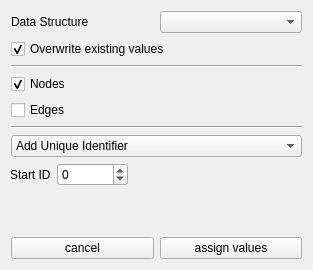
<?xml version="1.0" encoding="UTF-8"?>
<ui version="4.0">
 <class>AssignValuesWidget</class>
 <widget class="QWidget" name="AssignValuesWidget">
  <property name="geometry">
   <rect>
    <x>0</x>
    <y>0</y>
    <width>313</width>
    <height>270</height>
   </rect>
  </property>
  <property name="windowTitle">
   <string>Assign Values</string>
  </property>
  <layout class="QGridLayout" name="gridLayout_2">
   <item row="0" column="0">
    <layout class="QHBoxLayout" name="horizontalLayout">
     <item>
      <widget class="QLabel" name="dataStructuresComboLabel">
       <property name="text">
        <string>Data Structure</string>
       </property>
      </widget>
     </item>
     <item>
      <widget class="QComboBox" name="dataStructuresCombo">
       <property name="toolTip">
        <string>&lt;!DOCTYPE HTML PUBLIC &quot;-//W3C//DTD HTML 4.0//EN&quot; &quot;http://www.w3.org/TR/REC-html40/strict.dtd&quot;&gt;
&lt;html&gt;&lt;head&gt;&lt;meta name=&quot;qrichtext&quot; content=&quot;1&quot; /&gt;&lt;style type=&quot;text/css&quot;&gt;
p, li { white-space: pre-wrap; }
&lt;/style&gt;&lt;/head&gt;&lt;body style=&quot; font-family:'DejaVu Sans'; font-size:9pt; font-weight:400; font-style:normal;&quot;&gt;
&lt;p style=&quot; margin-top:0px; margin-bottom:0px; margin-left:0px; margin-right:0px; -qt-block-indent:0; text-indent:0px;&quot;&gt;List of all data structures that are of type &lt;span style=&quot; font-style:italic;&quot;&gt;Graph&lt;/span&gt;.&lt;/p&gt;&lt;/body&gt;&lt;/html&gt;</string>
       </property>
      </widget>
     </item>
    </layout>
   </item>
   <item row="2" column="0">
    <widget class="Line" name="line">
     <property name="orientation">
      <enum>Qt::Horizontal</enum>
     </property>
    </widget>
   </item>
   <item row="3" column="0">
    <layout class="QVBoxLayout" name="verticalLayout">
     <item>
      <widget class="QCheckBox" name="checkBoxAssignNodes">
       <property name="text">
        <string>Nodes</string>
       </property>
       <property name="checked">
        <bool>true</bool>
       </property>
      </widget>
     </item>
     <item>
      <widget class="QCheckBox" name="checkBoxAssignEdges">
       <property name="text">
        <string>Edges</string>
       </property>
      </widget>
     </item>
    </layout>
   </item>
   <item row="6" column="0">
    <widget class="QStackedWidget" name="stackedWidget">
     <property name="currentIndex">
      <number>0</number>
     </property>
     <widget class="QWidget" name="page">
      <widget class="QWidget" name="formLayoutWidget">
       <property name="geometry">
        <rect>
         <x>-1</x>
         <y>0</y>
         <width>331</width>
         <height>81</height>
        </rect>
       </property>
       <layout class="QFormLayout" name="formLayout">
        <property name="fieldGrowthPolicy">
         <enum>QFormLayout::ExpandingFieldsGrow</enum>
        </property>
        <item row="0" column="0">
         <widget class="QLabel" name="IDlabelStartValue">
          <property name="text">
           <string>Start ID</string>
          </property>
         </widget>
        </item>
        <item row="0" column="1">
         <widget class="QSpinBox" name="spinBoxIDStartValue">
          <property name="minimum">
           <number>-100000</number>
          </property>
          <property name="maximum">
           <number>100000</number>
          </property>
         </widget>
        </item>
       </layout>
      </widget>
     </widget>
     <widget class="QWidget" name="page_2">
      <widget class="QWidget" name="formLayoutWidget_2">
       <property name="geometry">
        <rect>
         <x>0</x>
         <y>0</y>
         <width>351</width>
         <height>79</height>
        </rect>
       </property>
       <layout class="QFormLayout" name="formLayout_2">
        <item row="0" column="0">
         <widget class="QLabel" name="label_4">
          <property name="text">
           <string>Lower Limit</string>
          </property>
         </widget>
        </item>
        <item row="1" column="0">
         <widget class="QLabel" name="label_5">
          <property name="text">
           <string>Upper Limit</string>
          </property>
         </widget>
        </item>
        <item row="2" column="0">
         <widget class="QLabel" name="label_6">
          <property name="text">
           <string>Generator Seed</string>
          </property>
         </widget>
        </item>
        <item row="0" column="1">
         <widget class="QSpinBox" name="spinBoxIntegerLowerLimit">
          <property name="minimum">
           <number>-99999</number>
          </property>
          <property name="maximum">
           <number>99999</number>
          </property>
          <property name="value">
           <number>1</number>
          </property>
         </widget>
        </item>
        <item row="1" column="1">
         <widget class="QSpinBox" name="spinBoxIntegerUpperLimit">
          <property name="minimum">
           <number>-99999</number>
          </property>
          <property name="maximum">
           <number>99999</number>
          </property>
          <property name="value">
           <number>100</number>
          </property>
         </widget>
        </item>
        <item row="2" column="1">
         <widget class="QSpinBox" name="spinBoxIntegerGeneratorSeed">
          <property name="minimum">
           <number>1</number>
          </property>
          <property name="maximum">
           <number>99999</number>
          </property>
          <property name="value">
           <number>1</number>
          </property>
         </widget>
        </item>
       </layout>
      </widget>
     </widget>
     <widget class="QWidget" name="page_3">
      <widget class="QWidget" name="formLayoutWidget_3">
       <property name="geometry">
        <rect>
         <x>0</x>
         <y>0</y>
         <width>341</width>
         <height>80</height>
        </rect>
       </property>
       <layout class="QFormLayout" name="formLayout_3">
        <item row="0" column="0">
         <widget class="QLabel" name="label_3">
          <property name="text">
           <string>Lower Limit</string>
          </property>
         </widget>
        </item>
        <item row="1" column="0">
         <widget class="QLabel" name="label_7">
          <property name="text">
           <string>Upper Limit</string>
          </property>
         </widget>
        </item>
        <item row="2" column="0">
         <widget class="QLabel" name="label_8">
          <property name="text">
           <string>Generator Seed</string>
          </property>
         </widget>
        </item>
        <item row="0" column="1">
         <widget class="QDoubleSpinBox" name="spinBoxFloatLowerLimit">
          <property name="decimals">
           <number>3</number>
          </property>
          <property name="minimum">
           <double>-99999.990000000005239</double>
          </property>
          <property name="value">
           <double>0.000000000000000</double>
          </property>
         </widget>
        </item>
        <item row="1" column="1">
         <widget class="QDoubleSpinBox" name="spinBoxFloatUpperLimit">
          <property name="decimals">
           <number>3</number>
          </property>
          <property name="minimum">
           <double>-99999.990000000005239</double>
          </property>
          <property name="maximum">
           <double>99999.990000000005239</double>
          </property>
          <property name="value">
           <double>10.000000000000000</double>
          </property>
         </widget>
        </item>
        <item row="2" column="1">
         <widget class="QSpinBox" name="spinBoxFloatGeneratorSeed">
          <property name="minimum">
           <number>1</number>
          </property>
          <property name="maximum">
           <number>99999</number>
          </property>
          <property name="value">
           <number>1</number>
          </property>
         </widget>
        </item>
       </layout>
      </widget>
     </widget>
    </widget>
   </item>
   <item row="8" column="0">
    <layout class="QHBoxLayout" name="horizontalLayout_2">
     <item>
      <widget class="QPushButton" name="buttonCancel">
       <property name="text">
        <string>cancel</string>
       </property>
      </widget>
     </item>
     <item>
      <widget class="QPushButton" name="buttonStart">
       <property name="text">
        <string>assign values</string>
       </property>
      </widget>
     </item>
    </layout>
   </item>
   <item row="5" column="0">
    <widget class="QComboBox" name="comboBoxMethod">
     <item>
      <property name="text">
       <string>Add Unique Identifier</string>
      </property>
     </item>
     <item>
      <property name="text">
       <string>Add Random Integer Values</string>
      </property>
     </item>
     <item>
      <property name="text">
       <string>Add Random Float Values</string>
      </property>
     </item>
    </widget>
   </item>
   <item row="4" column="0">
    <widget class="Line" name="line_2">
     <property name="orientation">
      <enum>Qt::Horizontal</enum>
     </property>
    </widget>
   </item>
   <item row="1" column="0">
    <widget class="QCheckBox" name="checkBoxOverwriteValues">
     <property name="text">
      <string>Overwrite existing values</string>
     </property>
     <property name="checked">
      <bool>true</bool>
     </property>
    </widget>
   </item>
  </layout>
 </widget>
 <resources/>
 <connections>
  <connection>
   <sender>comboBoxMethod</sender>
   <signal>currentIndexChanged(int)</signal>
   <receiver>stackedWidget</receiver>
   <slot>setCurrentIndex(int)</slot>
   <hints>
    <hint type="sourcelabel">
     <x>153</x>
     <y>141</y>
    </hint>
    <hint type="destinationlabel">
     <x>308</x>
     <y>165</y>
    </hint>
   </hints>
  </connection>
  <connection>
   <sender>buttonCancel</sender>
   <signal>released()</signal>
   <receiver>AssignValuesWidget</receiver>
   <slot>close()</slot>
   <hints>
    <hint type="sourcelabel">
     <x>90</x>
     <y>251</y>
    </hint>
    <hint type="destinationlabel">
     <x>85</x>
     <y>324</y>
    </hint>
   </hints>
  </connection>
  <connection>
   <sender>buttonStart</sender>
   <signal>released()</signal>
   <receiver>AssignValuesWidget</receiver>
   <slot>assignValues()</slot>
   <hints>
    <hint type="sourcelabel">
     <x>273</x>
     <y>254</y>
    </hint>
    <hint type="destinationlabel">
     <x>271</x>
     <y>296</y>
    </hint>
   </hints>
  </connection>
 </connections>
</ui>
